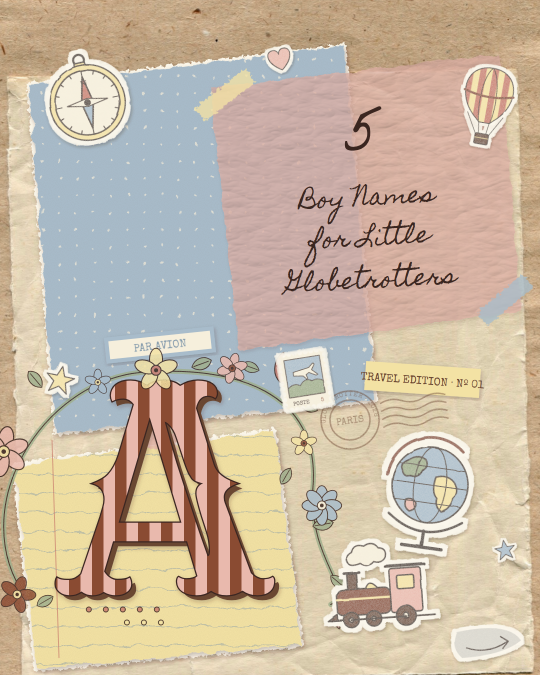
#> input picture carousel/01_omslag_utkast.png, 1080 x 1350 px, given in place of base_names.png, which was not available (shown at 1/2 size)
$ python reel3.py
#> lines starting #> are read from the running program, lines starting #| are printed output that depends on the picture; pictures that were not available may be replaced by others from this repository, and a replacement may not be noted
### carousel/source/v2/comp.py
"""Collage toolkit: real paper scans, scissor-cut stickers, torn paper, inked type."""
import numpy as np, cv2
from PIL import Image, ImageDraw, ImageFont
from pencil import pencilize, noise, wobble, tooth

D = __import__('os').path.dirname(__file__) or '.'
F = lambda n: f'{D}/fonts/{n}.ttf'
W, H = 1080, 1350

def rd(p):  # read as float RGB(A) 0..1
#> called with p = 'base_names.png'
    im = cv2.imread(f'{D}/{p}', cv2.IMREAD_UNCHANGED)
#> im is the input picture: shape (1350, 1080, 3); mean B, G, R 164.2, 184.1, 200.6
    if im.shape[2] == 4: im = cv2.cvtColor(im, cv2.COLOR_BGRA2RGBA)
    else: im = cv2.cvtColor(im, cv2.COLOR_BGR2RGB)
    return im.astype(np.float32) / 255
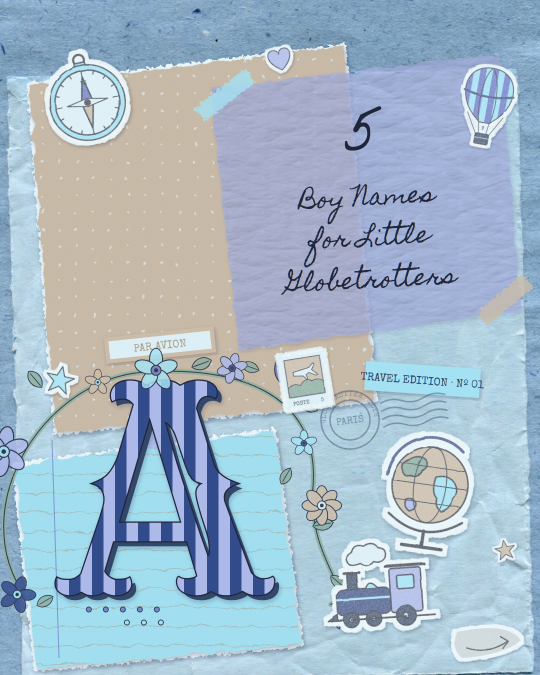
#> returned value: shape (1350, 1080, 3) float32 (shown at 1/2 size); mean of channels 0, 1, 2 0.786, 0.722, 0.643; drawn as B, G, R

def save(img, p):
    cv2.imwrite(p, cv2.cvtColor((np.clip(img, 0, 1) * 255).astype(np.uint8), cv2.COLOR_RGB2BGR))

def hexc(h): return np.array([int(h[i:i + 2], 16) for i in (1, 3, 5)], np.float32) / 255

PAL = dict(ink='#3a2a24', cocoa='#6e4a36', chestnut='#8c4a34', rose='#e7b6a8', roseDeep='#c98272',
           butter='#f1dfa0', dove='#a9bccb', doveDeep='#7d95a8', cream='#f4ecd8', sage='#a3ae8c', blush='#efc9bf')

# ---------------- textures ----------------
_names = rd('base_names.png'); _d13 = rd('src/d13.png'); _crum = rd('src/crumple.jpg'); _cov = rd('base_cover.png')
#> call 2 of rd, with p = 'src/d13.png'
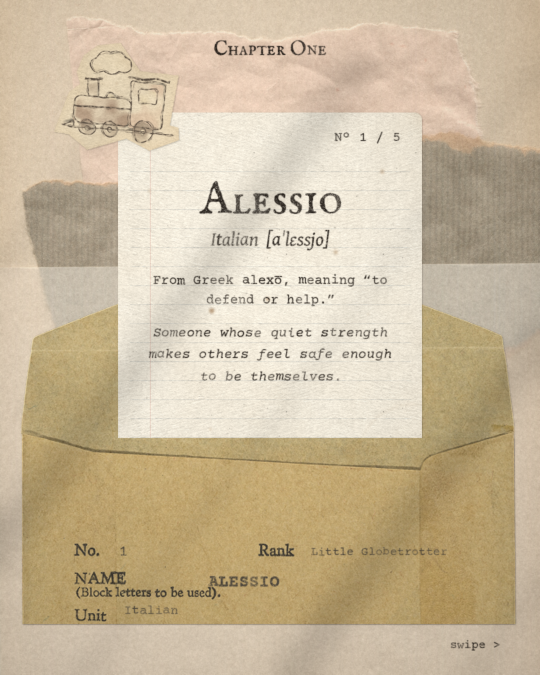
#> input picture carousel/02_Alessio.png, 1080 x 1350 px, given in place of d13.png, which was not available (shown at 1/2 size)
#> in rd, im is the input picture: shape (1350, 1080, 3); mean B, G, R 156.9, 185.4, 201.9
#> in rd (call 2), `return im.astype(np.float32) / 255`:
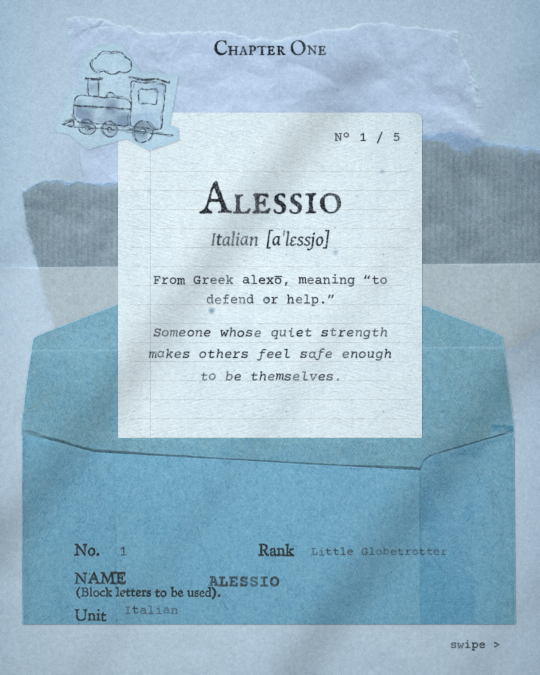
#> returned value: shape (1350, 1080, 3) float32 (shown at 1/2 size); mean of channels 0, 1, 2 0.79, 0.726, 0.615; drawn as B, G, R
TEX = {
    'cream': _names[440:860, 380:960],
    'cream2': _names[1120:1340, 360:1000],
    'pink': _d13[650:800, 330:520],
    'kraft': _crum[0:200, 0:1179],
    'kraft2': _d13[150:290, 330:980],
    'tracing': _cov[500:860, 500:880],
}

# [18 lines left out: functions grow, tint, not called in this run]

def paper(kind, h, w, color=None, seed=0):
    t = grow(TEX[kind], h, w, seed)
    return tint(t, color) if color else t

# [10 lines left out: function stripes, not called in this run]

# ---------------- masks ----------------
def poly_mask(h, w, pts):
    m = np.zeros((h, w), np.uint8); cv2.fillPoly(m, [np.int32(pts)], 255); return m.astype(np.float32) / 255

# [18 lines left out: functions torn, scissor, not called in this run]

# ---------------- layer ops ----------------
class Canvas:
    def __init__(self, base): self.img = base.copy()
    # [67 lines left out: functions put, _mul, ink, rotate_rgba, piece, not called in this run]

# ---------------- illustrations as stickers ----------------
_ill_cache = {}
# [49 lines left out: functions drawing, sticker, cutout, not called in this run]

# ---------------- type ----------------
def _font(name, size): return ImageFont.truetype(F(name), size)

# [40 lines left out: functions text_mask, inked, not called in this run]

def rot_rgba4(rgba, deg):
    rgb, a = rotate_rgba(rgba[..., :3], rgba[..., 3], deg); return np.dstack([rgb, a])

# [143 lines left out: functions write, lines_wrap, paragraph, cut_word, tape, finish and 2 more, not called in this run]

### carousel/source/v2/reel3.py
import sys; sys.path.insert(0,'.'); sys.path.insert(0,'v3')
import cv2, numpy as np, subprocess
#> (the run stopped early here; a loop or call above may not have finished)
